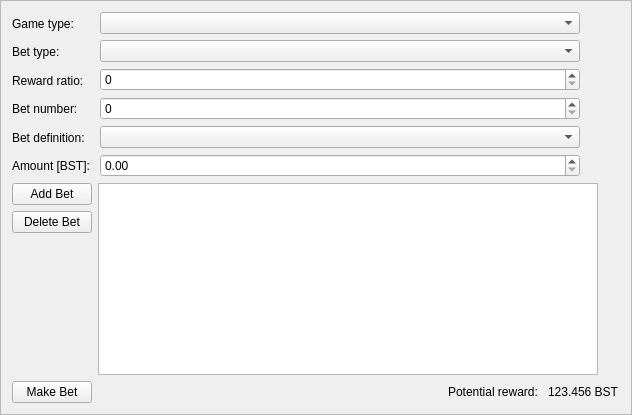
    <widget class="QFrame" name="frameMakeBet">
     <property name="frameShape">
      <enum>QFrame::StyledPanel</enum>
     </property>
     <property name="frameShadow">
      <enum>QFrame::Raised</enum>
     </property>
     <layout class="QVBoxLayout" name="verticalLayout_2">
      <item>
       <layout class="QHBoxLayout" name="horizontalLayout_11">
        <item>
         <layout class="QVBoxLayout" name="verticalLayout_8">
          <item>
           <widget class="QLabel" name="gameTypeLabel">
            <property name="text">
             <string>Game type:      </string>
            </property>
           </widget>
          </item>
          <item>
           <widget class="QLabel" name="betTypeLabel">
            <property name="text">
             <string>Bet type:          </string>
            </property>
           </widget>
          </item>
          <item>
           <widget class="QLabel" name="label_2">
            <property name="text">
             <string>Reward ratio:  </string>
            </property>
           </widget>
          </item>
          <item>
           <widget class="QLabel" name="betNumberLabel">
            <property name="text">
             <string>Bet number:    </string>
            </property>
           </widget>
          </item>
          <item>
           <widget class="QLabel" name="betNumbersListLabel">
            <property name="text">
             <string>Bet definition:</string>
            </property>
           </widget>
          </item>
          <item>
           <widget class="QLabel" name="amountLabel">
            <property name="text">
             <string>Amount [BST]:</string>
            </property>
           </widget>
          </item>
         </layout>
        </item>
        <item>
         <layout class="QVBoxLayout" name="verticalLayout_9">
          <item>
           <widget class="QComboBox" name="gameTypeComboBox">
            <property name="minimumSize">
             <size>
              <width>480</width>
              <height>0</height>
             </size>
            </property>
           </widget>
          </item>
          <item>
           <widget class="QComboBox" name="betTypeComboBox">
            <property name="minimumSize">
             <size>
              <width>480</width>
              <height>0</height>
             </size>
            </property>
           </widget>
          </item>
          <item>
           <widget class="QSpinBox" name="rewardRatioSpinBox">
            <property name="minimumSize">
             <size>
              <width>480</width>
              <height>0</height>
             </size>
            </property>
           </widget>
          </item>
          <item>
           <widget class="QSpinBox" name="betNumberSpinBox">
            <property name="minimumSize">
             <size>
              <width>480</width>
              <height>0</height>
             </size>
            </property>
           </widget>
          </item>
          <item>
           <widget class="QComboBox" name="betListComboBox">
            <property name="minimumSize">
             <size>
              <width>480</width>
              <height>0</height>
             </size>
            </property>
           </widget>
          </item>
          <item>
           <widget class="QDoubleSpinBox" name="amountSpinBox">
            <property name="minimumSize">
             <size>
              <width>480</width>
              <height>0</height>
             </size>
            </property>
           </widget>
          </item>
         </layout>
        </item>
        <item>
         <spacer name="horizontalSpacer_5">
          <property name="orientation">
           <enum>Qt::Horizontal</enum>
          </property>
          <property name="sizeHint" stdset="0">
           <size>
            <width>40</width>
            <height>20</height>
           </size>
          </property>
         </spacer>
        </item>
       </layout>
      </item>
      <item>
       <layout class="QHBoxLayout" name="horizontalLayout_15">
        <item>
         <layout class="QVBoxLayout" name="verticalLayout_6">
          <item>
           <widget class="QPushButton" name="addBetButton">
            <property name="text">
             <string>Add Bet</string>
            </property>
           </widget>
          </item>
          <item>
           <widget class="QPushButton" name="deleteBetButton">
            <property name="text">
             <string>Delete Bet</string>
            </property>
           </widget>
          </item>
          <item>
           <spacer name="verticalSpacer_2">
            <property name="orientation">
             <enum>Qt::Vertical</enum>
            </property>
            <property name="sizeHint" stdset="0">
             <size>
              <width>0</width>
              <height>0</height>
             </size>
            </property>
           </spacer>
          </item>
         </layout>
        </item>
        <item>
         <widget class="QListWidget" name="betListWidget">
          <property name="minimumSize">
           <size>
            <width>500</width>
            <height>100</height>
           </size>
          </property>
         </widget>
        </item>
        <item>
         <spacer name="horizontalSpacer_14">
          <property name="orientation">
           <enum>Qt::Horizontal</enum>
          </property>
          <property name="sizeHint" stdset="0">
           <size>
            <width>0</width>
            <height>0</height>
           </size>
          </property>
         </spacer>
        </item>
       </layout>
      </item>
      <item>
       <layout class="QHBoxLayout" name="horizontalLayout_3">
        <item>
         <widget class="QPushButton" name="makeBetButton">
          <property name="text">
           <string>Make Bet</string>
          </property>
         </widget>
        </item>
        <item>
         <spacer name="horizontalSpacer_3">
          <property name="orientation">
           <enum>Qt::Horizontal</enum>
          </property>
          <property name="sizeHint" stdset="0">
           <size>
            <width>40</width>
            <height>20</height>
           </size>
          </property>
         </spacer>
        </item>
        <item>
         <widget class="QLabel" name="maxRewardLabel">
          <property name="text">
           <string>Potential reward: </string>
          </property>
         </widget>
        </item>
        <item>
         <widget class="QLabel" name="maxRewardValLabel">
          <property name="text">
           <string>123.456 BST</string>
          </property>
         </widget>
        </item>
       </layout>
      </item>
     </layout>
    </widget>
